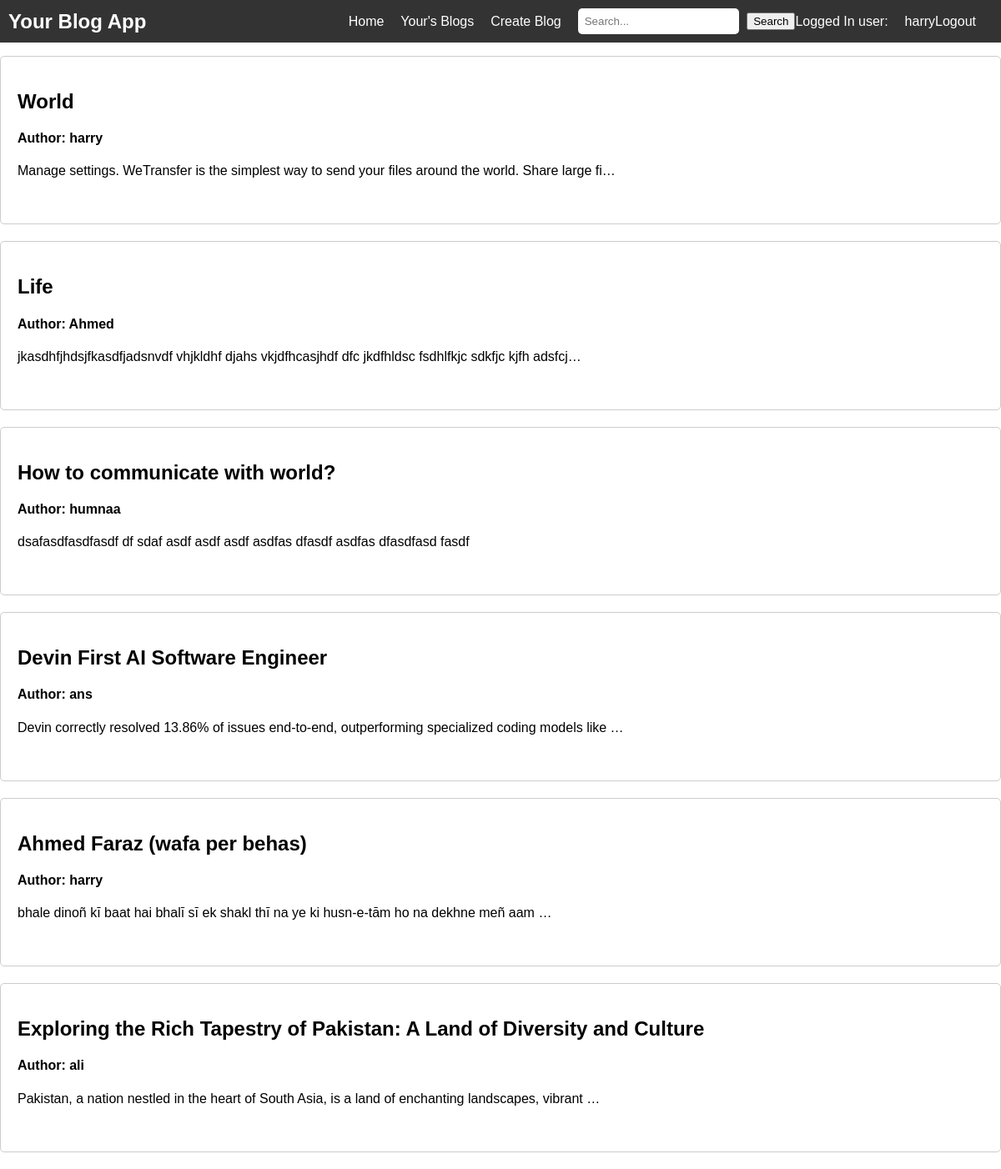
The app's page /home (signed in) with its own data.
### myBlogApp/models.py (models this page shows, shortened)
class BlogPost(models.Model):
    blog_id = models.IntegerField(null = True)
    title = models.CharField(max_length=100)
    content = models.TextField()
    author = models.ForeignKey(User, on_delete=models.CASCADE)
    date = models.DateField(auto_now_add=True)

### myBlogApp/views.py (the view)
# urls.py: path('home' , views.home , name='home'),
def home(request):
    if request.user.is_anonymous:
        return redirect('/signin')
    blogs = BlogPost.objects.order_by('date')
    return render(request , 'home.html', {'blogs': blogs})

### templates/home.html (shortened to what this page needs)
{% extends "base.html" %}
{%load static%}
{% block additional_styles %} <link rel="stylesheet" href="{% static "home.css" %}"> {% endblock additional_styles %}
{% block body %}
{% if blogs %}
<ol class="blog-list">
    {% for item in blogs %}
        <li class="blog-item">
            <h2>{{ item.title }}</h2>
            <h4>Author: {{ item.author }}</h4>
            <p>{{ item.content|truncatechars:100}}</p>
        </li>
    {% endfor %}
    </ol>
{% else %}
<p>No Blogs found.</p>
{% endif %}
{% endblock body %}

### templates/base.html (shortened to what this page needs)
<!DOCTYPE html>
<html lang="en">
<head>
    {% block additional_styles  %}{% endblock additional_styles  %}
</head>
<body>
    <nav class="navbar">
        <div class="navbar-brand">Your Blog App</div>
        <div class="navbar-menu">
            <a href="/home">Home</a>
            <a href="/uploadedblog">Your's Blogs</a>
            <a href="/createblog">Create Blog</a>
            <form class="search" action="/search" method="GET">
                <input class="search-input" type="text" placeholder="Search..." name="search">
                <button type="submit">Search</button>
            </form>
            <div class="user-profile">
                <a>Logged In user:</a>
                <span>{{ request.user }}</span>
                <a href="/logoutuser">Logout</a>
            </div>
        </div>
    </nav>
    {% block body %}{% endblock body %}
</body>
</html>

### static/home.css (style rules this page uses)
.blog-list { list-style-type: none; padding: 0; background-color: white; }
.blog-item { margin-bottom: 20px; border: 1px solid #ccc; border-radius: 5px; padding: 20px; position: relative; overflow: hidden; transition: transform 0.3s ease; }
.blog-item { animation: fade-in 0.5s ease-out; }

### templates/base.html (style rules this page uses)
body { font-family: Arial, sans-serif; margin: 0; padding: 0; }
.navbar { background-color: #333; color: #fff; padding: 10px; display: flex; justify-content: space-between; align-items: center; }
.navbar-brand { font-size: 24px; font-weight: bold; }
.navbar-menu { display: flex; align-items: center; }
.navbar-menu a { color: #fff; text-decoration: none; margin-right: 20px; transition: color 0.3s ease-in-out; }
.search-input { padding: 8px; border-radius: 5px; border: none; margin-right: 5px; }
.user-profile { display: flex; align-items: center; }

### records on screen
BlogPost: title "World", author "harry", content "Manage settings. WeTransfer is the simplest way to send your files around the world. Share large fi…"
BlogPost: title "Life", author "Ahmed", content "jkasdhfjhdsjfkasdfjadsnvdf vhjkldhf djahs vkjdfhcasjhdf dfc jkdfhldsc fsdhlfkjc sdkfjc kjfh adsfcj…"
BlogPost: title "How to communicate with world?", author "humnaa", content "dsafasdfasdfasdf df sdaf asdf asdf asdf asdfas dfasdf asdfas dfasdfasd fasdf"
BlogPost: title "Devin First AI Software Engineer", author "ans", content "Devin correctly resolved 13.86% of issues end-to-end, outperforming specialized coding models like …"
BlogPost: title "Ahmed Faraz (wafa per behas)", author "harry", content "bhale dinoñ kī baat hai bhalī sī ek shakl thī na ye ki husn-e-tām ho na dekhne meñ aam …"
BlogPost: title "Exploring the Rich Tapestry of Pakistan: A Land of Diversity and Culture", author "ali", content "Pakistan, a nation nestled in the heart of South Asia, is a land of enchanting landscapes, vibrant …"

### other values on screen
{{ request.user }} "harry"
